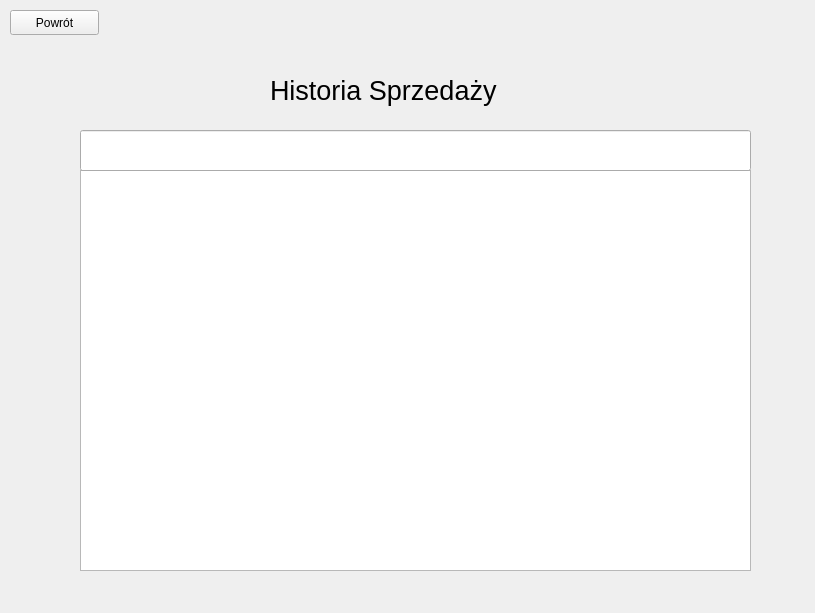
<?xml version="1.0" encoding="UTF-8"?>
<ui version="4.0">
 <class>histsale</class>
 <widget class="QWidget" name="histsale">
  <property name="geometry">
   <rect>
    <x>0</x>
    <y>0</y>
    <width>815</width>
    <height>613</height>
   </rect>
  </property>
  <property name="windowTitle">
   <string>Historia zamówień</string>
  </property>
  <widget class="QPushButton" name="backButton">
   <property name="geometry">
    <rect>
     <x>10</x>
     <y>10</y>
     <width>89</width>
     <height>25</height>
    </rect>
   </property>
   <property name="text">
    <string>Powrót</string>
   </property>
  </widget>
  <widget class="QListView" name="Qhistsale">
   <property name="geometry">
    <rect>
     <x>80</x>
     <y>170</y>
     <width>671</width>
     <height>401</height>
    </rect>
   </property>
  </widget>
  <widget class="QLabel" name="label">
   <property name="geometry">
    <rect>
     <x>270</x>
     <y>70</y>
     <width>291</width>
     <height>41</height>
    </rect>
   </property>
   <property name="font">
    <font>
     <pointsize>20</pointsize>
    </font>
   </property>
   <property name="text">
    <string>Historia Sprzedaży</string>
   </property>
  </widget>
  <widget class="QLineEdit" name="Qsearchhistsale">
   <property name="geometry">
    <rect>
     <x>80</x>
     <y>130</y>
     <width>671</width>
     <height>41</height>
    </rect>
   </property>
  </widget>
 </widget>
 <resources/>
 <connections/>
</ui>
